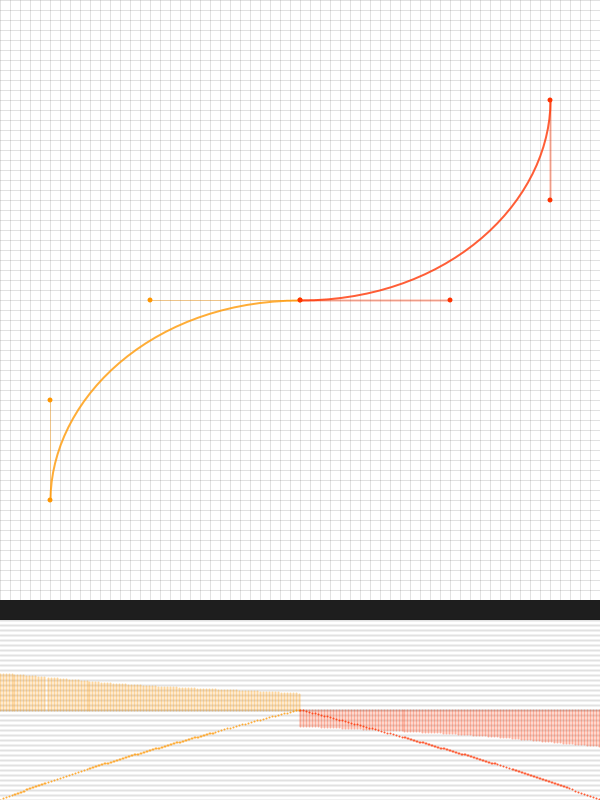
Frame 1 (no input)
Frame 60 (the mouse pressed at the canvas centre just before this capture): identical to frame 1, image omitted
Frame 120 (the mouse held since frame 60 and released just before this capture): identical to frame 1, image omitted

The Processing sketch that drew this single still picture (run headless with seeded random() and noise(); from frame 60 on, the mouse is pressed at the canvas centre):

// Processing sketch: processing_64335
// ── processing_64335.pde

//制御点の座標を設定
int[] pX = {50,50,150,300,450,550,550};
int[] pY = {500,400,300,300,300,200,100};

int pNum = 7;

int selected = -1;
 
int viewL =600;
int margin = 20;
int graphHeight = 180;

int cNum = 2;

boolean shifted;

void setup(){
  size(600,800);
  colorMode(RGB,255);
  
  frameRate(30);
}

void drawBezierCrv(int n, color c){
  
  //始点、終点から制御点への線を表示
  stroke(red(c),green(c),blue(c),100);
  line(pX[n],pY[n],pX[n+1],pY[n+1]);
  line(pX[n+2],pY[n+2],pX[n+3],pY[n+3]);
    
  strokeWeight(2);
  stroke(red(c),green(c),blue(c),200);
  noFill();
  bezier(pX[n],pY[n],pX[n+1],pY[n+1],pX[n+2],pY[n+2],pX[n+3],pY[n+3]);
  
  noStroke();
  fill(c);
  for(int i=0;i<4;i++){
    ellipse(pX[n+i],pY[n+i],5,5); 
  } 
}

void calcCurvature(int n, color c,int xNum){
  float Ax = -pX[n] + 3*pX[n+1] - 3*pX[n+2] + pX[n+3];
  float Ay = -pY[n] + 3*pY[n+1] - 3*pY[n+2] + pY[n+3];
  
  float Bx = 3*(pX[n] - 2*pX[n+1] + pX[n+2]);
  float By = 3*(pY[n] - 2*pY[n+1] + pY[n+2]);
  
  float Cx = 3*(pX[n+1] - pX[n]);
  float Cy = 3*(pY[n+1] - pY[n]);
  
  
  for(float t = 0;t<1.0;t+=0.01){
    float d1x = 3 * Ax * t * t + 2 * Bx * t + Cx;
    float d1y = 3 * Ay * t * t + 2 * By * t + Cy; 
   
    float d2x = 6 * Ax * t + 2 * Bx;
    float d2y = 6 * Ay * t + 2 * By;
    
    float k = (d1x * d2y - d1y * d2x)
    / pow(sqrt( pow(d1x,2) + pow(d1y,2) ),3);
    
    k*=(float)graphHeight;
    k*=30;
    //println(k);
    
    stroke(c,100);
    noFill();
    float gX = ((float)xNum/(float)cNum)*viewL + t/(float)cNum * (float)viewL;
    float gY = viewL + margin + (float)graphHeight/2;
    line(gX,gY,gX,gY - k);
    
  }
}


void calcTangent(int n, color c,int xNum){
  float Ax = -pX[n] + 3*pX[n+1] - 3*pX[n+2] + pX[n+3];
  float Ay = -pY[n] + 3*pY[n+1] - 3*pY[n+2] + pY[n+3];
  
  float Bx = 3*(pX[n] - 2*pX[n+1] + pX[n+2]);
  float By = 3*(pY[n] - 2*pY[n+1] + pY[n+2]);
  
  float Cx = 3*(pX[n+1] - pX[n]);
  float Cy = 3*(pY[n+1] - pY[n]);
  
  for(float t = 0;t<1.0;t+=0.01){
    float d1x = 3 * Ax * t * t + 2 * Bx * t + Cx;
    float d1y = 3 * Ay * t * t + 2 * By * t + Cy;
    
    float k = degrees(atan(d1y/d1x));
    //k*=10;
    
    stroke(c,200);
    noFill();
    float gX = ((float)xNum/(float)cNum)*viewL + t/(float)cNum * (float)viewL;
    float gY = viewL + margin + (float)graphHeight/2;
    //line(gX,gY,gX,gY - k);
    point(gX,gY-k);
    
  }
}

void draw(){
  smooth();
  int i;
  
  background(255,255,255); 
  
  drawGrid(10);                 //グリッドを描画する。(自分で作った命令)
  
  drawBezierCrv(0,color(255,150,0));
  drawBezierCrv(3,color(255,50,0));
  
  fill(30);
  rect(0,viewL,viewL,margin);
  
  fill(255);
  rect(0,viewL+margin,viewL,graphHeight);
  
  
  stroke(0,30);
  int py;
  for(i=0;i<=graphHeight/10;i++){
    py = viewL+margin + graphHeight/2 + i * 5;
    line(0,py,viewL,py);
    py = viewL+margin + graphHeight/2 - i * 5;
    line(0,py,viewL,py);
  }
  
  calcTangent(0,color(255,150,0),0); 
  calcTangent(3,color(255,50,0),1); 
  
  calcCurvature(0,color(255,150,0),0); 
  calcCurvature(3,color(255,50,0),1); 
}

//グリッドを描画する関数
void drawGrid(float gScale){
    
  strokeWeight(1);

  int i;
  for(i=0;i<=viewL/gScale;i++){
    stroke(0,0,0,30);
    line(i*gScale,0,i*gScale,viewL);
  }
  for(i=0;i<=viewL/gScale;i++){  
    stroke(0,0,0,30);
    line(0,i*gScale,viewL,i*gScale);
  }
}

void mousePressed(){
  selected = -1;
  
  float minD = 10;
  int i;
  for(i=0;i<pNum;i++){
    float d = dist(mouseX,mouseY,pX[i],pY[i]);
    if(d < minD){
      minD = d;
      selected = i;
    }
  }
  
  if(selected != -1){
    
    if(shifted){
      if(selected == 3){
        pX[selected+1] = pX[selected];
        pY[selected+1] = pY[selected];
        
        pX[selected+2] = pX[selected];
        pY[selected+2] = pY[selected];
        
        
        pX[selected-1] = pX[selected];
        pY[selected-1] = pY[selected];
        
        pX[selected-2] = pX[selected];
        pY[selected-2] = pY[selected];
      }
      else if(selected == 2){
        pX[selected] = mouseX;
        pY[selected] = mouseY;
        
        pX[selected+2] = pX[selected+1] + (pX[selected+1]-pX[selected]);
        pY[selected+2] = pY[selected+1] + (pY[selected+1]-pY[selected]);
      }
      else if(selected == 4){
        pX[selected] = mouseX;
        pY[selected] = mouseY;
        
        pX[selected-2] = pX[selected-1] + (pX[selected-1]-pX[selected]);
        pY[selected-2] = pY[selected-1] + (pY[selected-1]-pY[selected]);
      }
      else if(selected == 1){
        pX[selected] = mouseX;
        pY[selected] = mouseY;
        
        pX[selected+4] = pX[selected+3] + (pX[selected]-pX[selected+1]);
        pY[selected+4] = pY[selected+3] + (pY[selected]-pY[selected+1]);
      }
      else if(selected == 5){
        pX[selected] = mouseX;
        pY[selected] = mouseY;
        
        pX[selected-4] = pX[selected-3] + (pX[selected]-pX[selected-1]);
        pY[selected-4] = pY[selected-3] + (pY[selected]-pY[selected-1]);
      }
      
        
    }else{
      
      pX[selected] = mouseX;
      pY[selected] = mouseY;
    
      if(selected == 0 || selected == 3){
        pX[selected+1] += mouseX-pmouseX;
        pY[selected+1] += mouseY-pmouseY;
      }
      if(selected == 3 || selected == 6){
        pX[selected-1] += mouseX-pmouseX;
        pY[selected-1] += mouseY-pmouseY;
      }
    }
  }
  
    
}

void mouseDragged(){
  if(selected != -1){
    
    if(shifted){
      if(selected == 3){
        pX[selected+1] += mouseX-pmouseX;
        pY[selected+1] += mouseY-pmouseY;
        
        pX[selected+2] += 2*(mouseX-pmouseX);
        pY[selected+2] += 2*(mouseY-pmouseY);
        
        
        pX[selected-1] -= mouseX-pmouseX;
        pY[selected-1] -= mouseY-pmouseY;
        
        pX[selected-2] -= 2*(mouseX-pmouseX);
        pY[selected-2] -= 2*(mouseY-pmouseY);
      }
      
      else if(selected == 2){
        pX[selected] += mouseX-pmouseX;
        pY[selected] += mouseY-pmouseY;
        
        pX[selected+2] = pX[selected+1] + (pX[selected+1]-pX[selected]);
        pY[selected+2] = pY[selected+1] + (pY[selected+1]-pY[selected]);
      }
      else if(selected == 4){
        pX[selected] += mouseX-pmouseX;
        pY[selected] += mouseY-pmouseY;
        
        pX[selected-2] = pX[selected-1] + (pX[selected-1]-pX[selected]);
        pY[selected-2] = pY[selected-1] + (pY[selected-1]-pY[selected]);
      }
      else if(selected == 1 || selected == 5){
        pX[selected] += mouseX-pmouseX;
        pY[selected] += mouseY-pmouseY;
        
        if(selected == 1){
          pX[selected+4] = pX[selected+3] + (pX[selected]-pX[selected+1]);
          pY[selected+4] = pY[selected+3] + (pY[selected]-pY[selected+1]);
        }else{
          pX[selected-4] = pX[selected-3] + (pX[selected]-pX[selected-1]);
          pY[selected-4] = pY[selected-3] + (pY[selected]-pY[selected-1]);
        }
      }
        
    }else{
      pX[selected] += mouseX-pmouseX;
      pY[selected] += mouseY-pmouseY;
    
      if(pY[selected] > viewL) pY[selected] = viewL;
    
      if(selected == 0 || selected == 3){
        pX[selected+1] += mouseX-pmouseX;
        pY[selected+1] += mouseY-pmouseY;
      }
      if(selected == 3 || selected == 6){
        pX[selected-1] += mouseX-pmouseX;
        pY[selected-1] += mouseY-pmouseY;
      }
    }
      
      
  }
}

void keyPressed(){
  switch(keyCode){
    case 16:
    shifted = true;
    break;
  }
  
}

void keyReleased(){
  switch(keyCode){
    case 16:
    shifted = false;
    break;
  }
}
